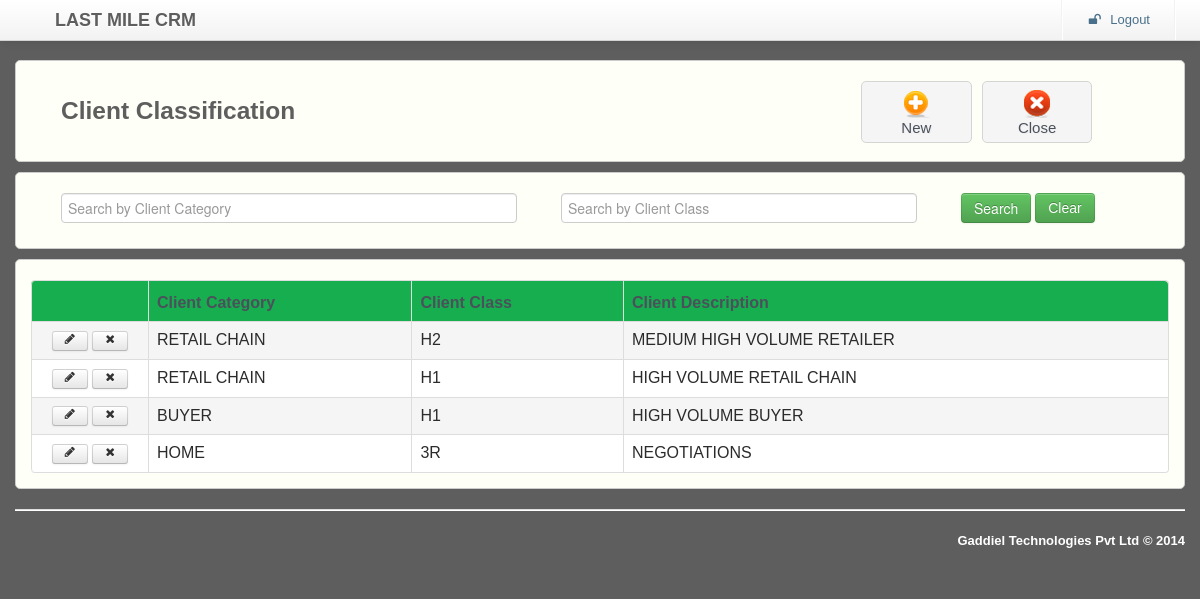
/master/clientClassification/clientClassification.php, run on the app's committed database.
### tables this page shows
CREATE TABLE IF NOT EXISTS `CLIENT_CLASSIFICATION` (
  `CREATED_BY` varchar(60) NOT NULL DEFAULT '-1',
  `CREATED_DATE` date NOT NULL DEFAULT '0000-00-00',
  `LAST_UPDATE_BY` varchar(60) NOT NULL DEFAULT '-1',
  `LAST_UPDATE_DATE` timestamp NOT NULL DEFAULT CURRENT_TIMESTAMP ON UPDATE CURRENT_TIMESTAMP,
  `ID` int(10) NOT NULL AUTO_INCREMENT,
  `CLIENT_CATEGORY_ID` int(10) NOT NULL,
  `CLIENT_CATEGORY` varchar(60) DEFAULT NULL,
  `CLIENT_CLASS_ID` int(10) NOT NULL,
  `CLIENT_CLASS` varchar(60) DEFAULT NULL,
  `DESCRIPTION` varchar(240) DEFAULT NULL,
  PRIMARY KEY (`ID`),
  KEY `XFK_CLIENT_CAT_ID` (`CLIENT_CATEGORY_ID`),
  KEY `XFK_CLIENT_CLASS_ID` (`CLIENT_CLASS_ID`)
);

CREATE TABLE IF NOT EXISTS `CLIENT_CATEGORY` (
  `CREATED_BY` varchar(60) NOT NULL DEFAULT '-1',
  `CREATED_DATE` date NOT NULL DEFAULT '0000-00-00',
  `LAST_UPDATE_BY` varchar(60) NOT NULL DEFAULT '-1',
  `LAST_UPDATE_DATE` timestamp NOT NULL DEFAULT CURRENT_TIMESTAMP ON UPDATE CURRENT_TIMESTAMP,
  `ID` int(10) NOT NULL AUTO_INCREMENT,
  `CLIENT_CATEGORY` varchar(60) NOT NULL,
  `DESCRIPTION` varchar(240) DEFAULT NULL,
  PRIMARY KEY (`ID`)
);

CREATE TABLE IF NOT EXISTS `CLIENT_CLASS` (
  `CREATED_BY` varchar(60) NOT NULL DEFAULT '-1',
  `CREATED_DATE` date NOT NULL DEFAULT '0000-00-00',
  `LAST_UPDATE_BY` varchar(60) NOT NULL DEFAULT '-1',
  `LAST_UPDATE_DATE` timestamp NOT NULL DEFAULT CURRENT_TIMESTAMP ON UPDATE CURRENT_TIMESTAMP,
  `ID` int(10) NOT NULL AUTO_INCREMENT,
  `CLIENT_CLASS` varchar(60) NOT NULL,
  `DESCRIPTION` varchar(240) DEFAULT NULL,
  PRIMARY KEY (`ID`)
);

### master/clientClassification/clientClassification.php (the view, shortened to what this page needs)
<html lang="en"><head><meta http-equiv="Content-Type" content="text/html; charset=UTF-8">
    <link rel="stylesheet" type="text/css" href="../../resources/css/bootstrap.min.css" >
    <link rel="stylesheet" type="text/css" href="../../resources/css/bootstrap-responsive.min.css" >
    <link rel="stylesheet" type="text/css" href="../../resources/css/alveolae.css">
    <link rel="stylesheet" type="text/css" href="../../resources/css/font-awesome.css">
    <link rel="stylesheet" type="text/css" href="../../resources/css/footable.core.css?v=2-0-1">
    <link rel="stylesheet" type="text/css" href="../../resources/css/footable-demos.css">
</head>
<body>
	<div id="main-content">
		<div class="container">
			 <?php include($_SERVER['DOCUMENT_ROOT'].'/lastMileCRM/header.php'); ?>
			<form action="" method="POST" name="forms">
			<div class="row">
			   <div class="span12 desktop">
				 <div class="widget">
					<div class="widget-content ">
						<div class="span8"><h3>Client Classification</h3></div>
						<div class="span3">
							<div class="box-holder">
                                 <a href="addClientClassification.php" onClick="newPage()">
                                 <div class="box"><img src="../../resources/images/e-add.png"/></br>New</div></a>
                            </div>
							 <div class="box-holder">
							   <a href="../master.php">
							   <div class="box"><img src="../../resources/images/e-close.png"/></br>Close</div></a>
                             </div>
						</div>
					</div>
				</div>
			 </div>
					<div class="span12">
					    <div class="widget">
						<div class="widget-content">
							<div class="span5"><input type="text" autofocus class="span5" placeholder="Search by Client Category" id="searchclientcategory" name="searchclientcategory"/></div>
                           <div class="span4"><input type="text" class="span4" placeholder="Search by Client Class" id="searchclientclass" name="searchclientclass"/></div>
						<div class="span2"><input type="submit" class="btn btn-success " onClick="searchvalue()" value="Search"> <a href="#" class="btn btn-success " onClick="clearvalue()">Clear</a></div>
						</div>
					   </div>
			  </div>
				<div class="span12">
					<div class="widget-content">
						<div class="tab-content">
							<div class="tab-pane active" id="demo">
							<table class="table demo table-bordered " data-filter="#filter" data-page-size="5"
							       data-page-previous-text="prev" data-page-next-text="next">
								<thead>
								<tr class="widget-header">
										<th></th>
										<th data-toggle="true">Client Category</th>
                                        <th data-hide="phone,tablet">Client Class</th>
										<th data-hide="phone">Client Description</th>
									</tr>
								</thead>
								<tbody id="gridvaluediv" class="mytable1">
								 <?php
								    $pdo = Database::connect();
									$pdo->setAttribute(PDO::ATTR_ERRMODE, PDO::ERRMODE_EXCEPTION);
									 $result = $pdo->prepare("select clfn.ID ID,  catg.CLIENT_CATEGORY CLIENT_CATEGORY, ccls.CLIENT_CLASS CLIENT_CLASS,clfn.DESCRIPTION DESCRIPTION
									 FROM   CLIENT_CLASSIFICATION clfn,
									 CLIENT_CATEGORY catg,
									 CLIENT_CLASS ccls
									 WHERE  clfn.CLIENT_CATEGORY_ID = catg.ID
									 AND    clfn.CLIENT_CLASS_ID = ccls.ID ORDER BY clfn.ID DESC");
		                            $result->execute();
		                            for($i=0; $row = $result->fetch(); $i++){
			 				      ?>
									<tr Style="cursor:pointer;">
                                       <td class="actions">
											<a href="editClientClassification.php?id=<?php echo $row['ID']; ?>" class="btn btn-small "><i class="icon-pencil"></i></a>
											<a href="deleteClientClassification.php?id=<?php echo $row['ID']; ?>" class="btn btn-small " onclick="return confirm('Are you sure?')"><i class="icon-remove"></i></a>
										</td>
										<td><?php  echo $row['CLIENT_CATEGORY'];?></td>
										<td><?php  echo $row['CLIENT_CLASS'];?></td>
                                        <td><?php  echo $row['DESCRIPTION'];?></td>
									</tr>
                                  <?php } ?>
								</tbody>
							</table>
							</div>
						</div>
					</div>
				</div>
			</div>
			 <?php include($_SERVER['DOCUMENT_ROOT'].'/lastMileCRM/footer.php'); ?>
		</div>
	</div>
</body>
</html>

### header.php (shortened to what this page needs)
<div class="navbar navbar-fixed-top">
	<div class="navbar-inner">
		<div class="container">
			<a class="brand" href="#">&nbsp;&nbsp;&nbsp;&nbsp;&nbsp;&nbsp;<span Class="desktop pull-right">&nbsp;&nbsp;LAST MILE CRM</span></a>
			<a class="brand" style="font-size:12px;"/><span Class="mobile pull-right">&nbsp;&nbsp;LAST MILE CRM</span></a>
			<div class="nav-collapse">
				<ul class="nav pull-right">
				 <li class="divider-vertical"></li>
				 <li><a href="http://lastmilecrm.gaddieltech.com.mocha6005.mochahost.com/lastMileCRM/logout.php"><i class="icon-unlock"></i>&nbsp;&nbsp;Logout</a></li>
				 <li class="divider-vertical"></li>
				</ul>
			</div>
		</div>
	</div>
</div>

### footer.php
<div id="footer">
	<hr>
	<p class="pull-right"><a href="http://www.gaddieltech.com" >Gaddiel Technologies Pvt Ltd </a> &copy; 2014</p>
</div>

### resources/css/alveolae.css (style rules this page uses)
body { background-color: #5e5e5e; font-family: 'Asap', sans-serif; }
p { font-size: 13px; font-weight: 400; }
h3 { margin-bottom: 15px; font-weight: 700; color: #5e5e5e; }
hr { border-top-color: #DEDEDE; }
#main-content { padding-top: 60px; }
label, input, button, select, textarea { cursor: default; }
.navbar { font-weight: 400; color: #49708A; }
.navbar .brand { position: relative; color: #5e5e5e; font-size: 18px; font-weight: 700; }
.navbar .nav > li > a { font-size: 13px; color: #49708A; text-shadow: none; }
.box-holder { width: 25%; display: table-cell; }
.box-holder a { text-decoration: none; }
.box { height: 50px; padding: 5px; margin-right: 10px; font-size: 15px; text-align: center; color: #4A515B; background: #F5F5F5; border: 1px solid #D5D5D5; border-radius: 5px; text-shadow: 1px 1px 1px #EDEDED; }
.widget { clear: both; width: auto; position: relative; margin-bottom: 10px; }
.widget-header { position: relative; height: 40px; background: #17ae4f; border: 1px solid #CCCCCC; -webkit-border-top-left-radius: 5px; -webkit-border-top-right-radius: 5px; -moz-border-radius-topleft: 5px; -moz-border-radius-topright: 5px; border-top-left-radius: 5px; border-top-right-radius: 5px; }
.widget-content { padding: 20px 15px 15px; background: #fefff7; border: 1px solid #CCCCCC; -moz-border-radius: 5px; -webkit-border-radius: 5px; border-radius: 5px; }
.widget-content:before, .widget-content:after { content:""; display:table; clear:both; }
.table th { text-align: left; color: #4A515B; }
.table .actions { width: 100px; text-align: center; }
#footer { margin-bottom: 10px; }
#footer p { color: #ffffff; font-weight: 700; padding-bottom: 10px; }
.table { display: table; margin: 0 auto; }
.desktop { display:block; }

### resources/css/footable.core.css (style rules this page uses)
.footable { width: 100%; }
.footable > thead > tr > th { -webkit-touch-callout: none; -webkit-user-select: none; -khtml-user-select: none; -moz-user-select: -moz-none; -ms-user-select: none; user-select: none; }

### resources/css/footable-demos.css (style rules this page uses)
body { color:#2B2B2B; font-family: 'trebuchet MS' , 'Lucida sans' , Arial; }

### master/clientClassification/clientClassification.php (style rules this page uses)
.oddtr { background-color:#FFFFFF; }
.eventr { background-color:#F5F5F5; }

### data on the page
client_classification: CLIENT_CATEGORY_ID.CLIENT_CATEGORY "RETAIL CHAIN", CLIENT_CLASS_ID.CLIENT_CLASS "H2", DESCRIPTION "MEDIUM HIGH VOLUME RETAILER"
client_classification: CLIENT_CATEGORY_ID.CLIENT_CATEGORY "RETAIL CHAIN", CLIENT_CLASS_ID.CLIENT_CLASS "H1", DESCRIPTION "HIGH VOLUME RETAIL CHAIN"
client_classification: CLIENT_CATEGORY_ID.CLIENT_CATEGORY "BUYER", CLIENT_CLASS_ID.CLIENT_CLASS "H1", DESCRIPTION "HIGH VOLUME BUYER"
client_classification: CLIENT_CATEGORY_ID.CLIENT_CATEGORY "HOME", CLIENT_CLASS_ID.CLIENT_CLASS "3R", DESCRIPTION "NEGOTIATIONS"
